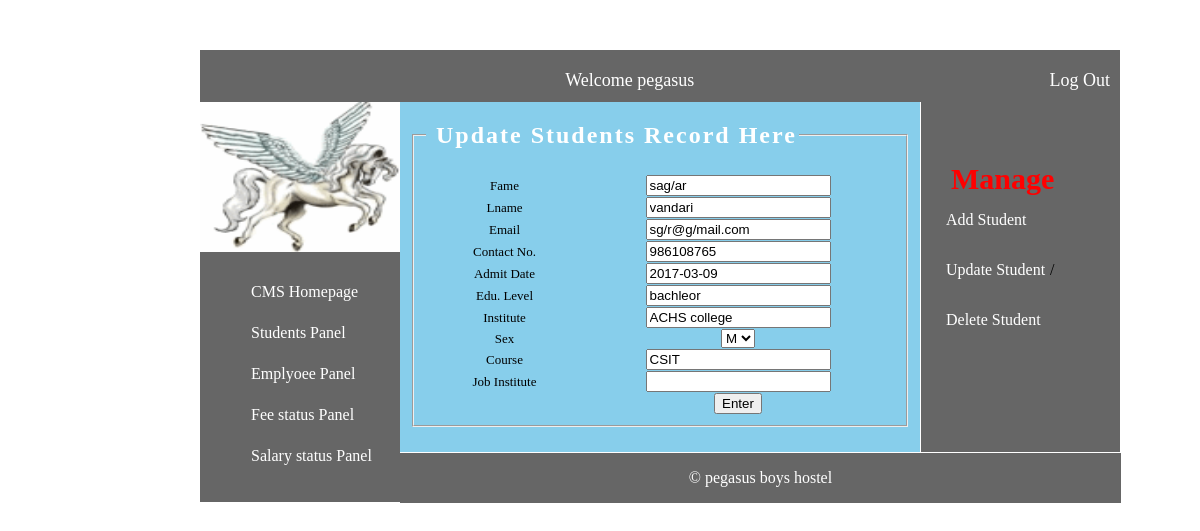
Page /HMS/stdupdate_process.php?id=1 (signed in) on the committed database.
### tables this page shows
CREATE TABLE `std_registration` (
  `std_id` int(10) UNSIGNED NOT NULL,
  `std_fname` text NOT NULL,
  `std_lname` text NOT NULL,
  `std_email` varchar(30) NOT NULL,
  `std_contact` int(2) UNSIGNED NOT NULL,
  `std_admitdate` date NOT NULL,
  `std_edulevel` varchar(15) DEFAULT NULL,
  `std_institute` mediumtext,
  `std_sex` enum('M','F','O') NOT NULL,
  `std_course` varchar(20) DEFAULT NULL,
  `std_jobinstitute` mediumtext NOT NULL
);

### HMS/stdupdate_process.php (the view, shortened to what this page needs)
<?php
$id=$_GET['id'];
$q= "SELECT * FROM std_registration WHERE std_id = '$id'";
$result= mysql_query($q);
$row= mysql_fetch_array($result);
?>
<!DOCTYPE html PUBLIC "-//W3C//DTD XHTML 1.0 Transitional//EN" "http://www.w3.org/TR/xhtml1/DTD/xhtml1-transitional.dtd">
<html xmlns="http://www.w3.org/1999/xhtml">
<head>
</head>
<link rel="stylesheet" href="style1.css"  type="text/css" />
<body>
<div class="mainwrapper">
	<div class="header">
	</div>
    	<div class="welcome">
      <?php
      include('header.php'); ?>
            <br clear="all" />
    </div>
	<div class="content">
        <div class="box1">
          <div class="logo">
           <?php include("logo.php") ?>
            </div>
               <?php include("sidebar.php") ?>
        </div>
     <div class="box2">
      <fieldset style="width:auto;height:auto;">
               <legend style="color:#FFFFFF; letter-spacing:2px;padding-left:10px;"><h2>Update Students Record Here</h2>
               </legend>
              <form method="post" action="stdupdate_action.php" name="update_emp" id="update_emp">
                 <table width="100%" border="0" cellspacing="1" cellpadding="0" class="addstdtable">
                   <tr>
                        <td width="20%">Fame</td>
                        <td width="40%"><input type="text" name="std_fname" id="std_fname" value="<?php echo $row['std_fname'];?>"/>
                        </td>
                    </tr>
                    <tr>
                         <td>Lname</td>
                          <td width="40%"><input type="text"  name="std_lname" id="std_lname" value="<?php echo $row['std_lname'];?>"/>
                          </td>
                    </tr>
                    <tr>
                         <td>Email</td>
                          <td width="40%"><input type="text"  name="std_email" id="std_email" value="<?php echo $row['std_email'];?>"/></td>
                    </tr>
                    <tr>
                         <td>Contact No.</td>
                          <td width="40%"><input type="text"  name="std_contact" id="std_contact" maxlength="10" value="<?php echo $row['std_contact'];?>"/> </td>
                    </tr>
                    <tr>
                         <td>Admit Date</td>
                          <td width="40%"><input type="text" name="std_admitdate" id="std_admitdate" value="<?php echo $row['std_admitdate'];?>"/></td>
                    </tr>
                    <tr>
                         <td>Edu. Level</td>
                          <td width="40%"><input type="text" name="std_edulevel" id="std_edulevel" value="<?php echo $row['std_edulevel'];?>"/></td>
                    </tr>
                    <tr>
                         <td>Institute</td>
                          <td width="40%"><input type="text" name="std_institute" id="std_institute" value="<?php echo $row['std_institute'];?>"/></td>
                    </tr>
                    <tr>
                         <td>Sex</td>
                          <td>
                          <select name="sex">
                            <option selected="selected"><?php echo $row['std_sex'];  ?></option>
                          </select>
                        </td>
                    </tr>
                    <tr>
                         <td>Course</td>
                          <td width="40%"><input type="text" name="std_course" id="std_course" value="<?php echo $row['std_course'];?>"/></td>
                    </tr>
                    <tr>
                         <td>Job Institute</td>
                          <td width="40%"><input type="text" name="std_jobinstitute" id="std_jobinstitute" value="<?php echo $row['std_jobinstitute'];?>"/></td>
                    </tr>
                    <tr>
                        <td>&nbsp;</td>
                        <td><input type="submit" value="Enter"></td>
                    </tr>
      </table>
     </form>
</div>
<div class="box3">
            <div class="manage"><b>Manage </b></div>
          <?php include("managestd.php"); ?>
            </div>
  </div>
	<div class="footer">
		<?php include("footer.php"); ?>
	</div>
</div>
</body>
</html>

### HMS/style1.css (style rules this page uses)
body { margin:0px; background-image: url("sunset.jpg"); }
.mainwrapper { width:1000px; margin-left: 200px; margin-top:-100px; }
.header { width:800px; height:150px; background-color:#999; background:url(images/header.png); }
.welcome { width:900px; height:50px; background-color:#666; padding-left:10px; padding-right:10px; padding-top:2px; float: left; }
.content { width:1000px; background-color:#093; margin-top:10px; }
.box1 { float:left; width:200px; background-color:#666; height:400px; }
.box2 { float:left; width:500px; height:349px; background-color: skyblue; padding-left:10px; padding-right:10px; padding-bottom:1px; }
form { display: block; margin:0 auto; }
.addstdtable tr td { text-align: center; font-size: 13px; font-family: serif; box-sizing: 10px; }
.box3 { float:left; width:199px; height:350px; background-color:#666; margin-left:1px; }
.manage { margin-left: 30px; margin-top: 60px; }
.manage b { color: red; font-size: 30px; }
.footer { width:721px; height:50px; background-color:#666; float:left; margin-top:1px; }

### rows in the picture
std_registration: std_fname "sag/ar", std_lname "vandari", std_email "sg/r@g/mail.com", std_contact "986108765", std_admitdate "2017-03-09", std_edulevel "bachleor", std_institute "ACHS college", sex "M", std_course "CSIT"

### other values in the picture
$_SESSION['username'] "pegasus"
